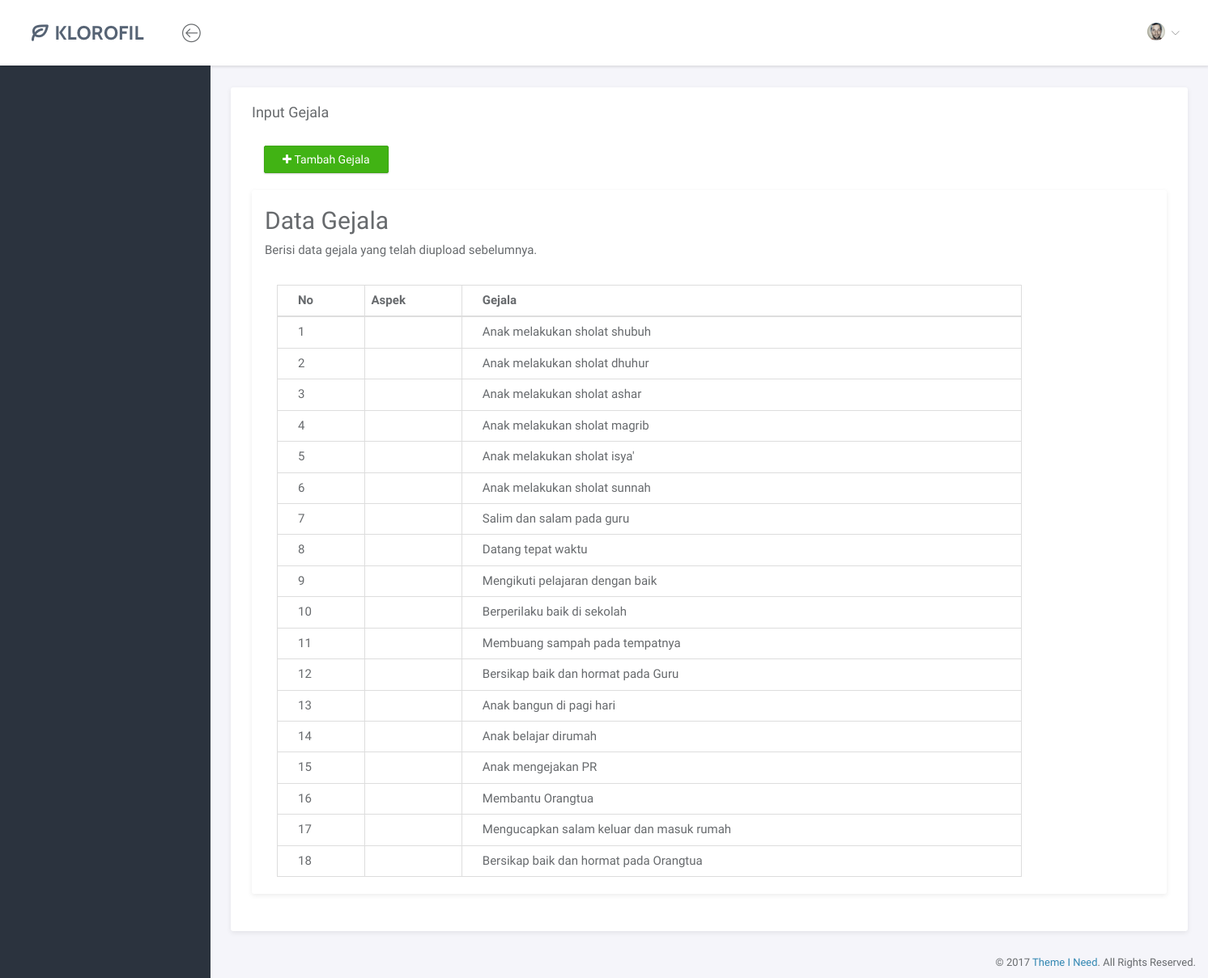
/index.php/gejala, run on the app's committed database.
### tables this page shows
CREATE TABLE `gejala` (
  `id` int(3) NOT NULL,
  `gejala_id` varchar(3) NOT NULL,
  `nama_gejala` varchar(50) NOT NULL
);

### application/controllers/gejala.php (called while the page is built, shortened)
<?php
class Gejala extends CI_Controller {
    public function __construct()
	{
		$this->load->helper("url");
         $this->load->model("M_Admin");
	}
	public function index()
	{
        $data1['status']='gejala';
        $data['gejala'] =$this->M_Admin->getQuery("SELECT *  from gejala")->result();
        $this->load->view('header', $data1);
        $this->load->view('gejala',$data);
        $this->load->view('footer');
	}
}
?>

### index.php (called while the page is built, shortened)
<?php
require_once BASEPATH.'core/CodeIgniter.php';

### application/models/M_Admin.php (called while the page is built, shortened)
<?php
class M_Admin extends CI_Model{
	public function getQuery($q){
    	$query = $this->db->query($q);
    	return $query;
    }
}
?>

### application/views/gejala.php (the view, shortened to what this page needs)
<div class="main">
			<div class="main-content">
				<div class="container-fluid">
					<div class="panel">
				        <div class="panel-heading">
                            <h3 class="panel-title">Input Gejala</h3>
                        </div>
				    <div class="panel-body">
<div class="container">
  <button type="button" class="btn btn-success btn-md" data-toggle="modal" data-target="#modal_gejala"><i class="fa fa-plus"></i>&nbsp;Tambah Gejala</button>
    <br>
    <br>
</div>
<div class="panel">
    <div class="container">
        <h2>Data Gejala</h2>
        <p>Berisi data gejala yang telah diupload sebelumnya.</p>
     <br>
    <div class="col-lg-10">
    <table class="table table-bordered">
    <thead>
      <tr>
        <th>No</th>
        <th>Aspek</th>
        <th>Gejala</th>
      </tr>
    </thead>
    <tbody>
        <?php
       $no = 1;
                foreach($gejala as $gj){
        ?>
      <tr>
        <td><?php echo $no++ ?></td>
        <td><?php echo $gj->aspek; ?></td>
        <td><?php echo $gj->nama_gejala; ?></td>
      </tr>
        <?php } ?>
      </tbody>
  </table>
        </div>
    </div>
    </div>
</div>
</div>

### application/views/header.php (shortened to what this page needs)
<!doctype html>
<html lang="en">
<head>
	<link rel="stylesheet" href="<?php echo base_url('assets/vendor/bootstrap/css/bootstrap.min.css')  ?>">
	<link rel="stylesheet" href="<?php echo base_url('assets/vendor/font-awesome/css/font-awesome.min.css') ?>">
	<link rel="stylesheet" href="<?php echo base_url('assets/vendor/linearicons/style.css') ?>">
	<link rel="stylesheet" href="<?php echo base_url('assets/vendor/chartist/css/chartist-custom.css') ?>">
	<link rel="stylesheet" href="<?php echo base_url('assets/css/main.css') ?>">
	<link rel="stylesheet" href="<?php echo base_url('assets/css/demo.css') ?>">
    <link rel="stylesheet" href="<?php echo base_url ()?>assets/css/dataTables.bootstrap4.min.css">
</head>
<body>
	<div id="wrapper">
		<nav class="navbar navbar-default navbar-fixed-top">
			<div class="brand">
				<a href="index.html"><img src="<?php echo base_url('assets/img/logo-dark.png') ?>" alt="Klorofil Logo" class="img-responsive logo"></a>
			</div>
			<div class="container-fluid">
				<div class="navbar-btn">
					<button type="button" class="btn-toggle-fullwidth"><i class="lnr lnr-arrow-left-circle"></i></button>
				</div>
				<div id="navbar-menu">
					<ul class="nav navbar-nav navbar-right">
						<li class="dropdown">
							<a href="#" class="dropdown-toggle" data-toggle="dropdown"><img src="<?php echo base_url('assets/img/user.png') ?>" class="img-circle" alt="Avatar"> <span><?php echo $this->session->userdata("nama"); ?></span> <i class="icon-submenu lnr lnr-chevron-down"></i></a>
						</li>
						</ul>
				</div>
			</div>
		</nav>
		<div id="sidebar-nav" class="sidebar">
			<div class="sidebar-scroll">
			</div>
		</div>

### application/views/footer.php (shortened to what this page needs)
		<footer>
			<div class="container-fluid">
				<p class="copyright">&copy; 2017 <a href="https://www.themeineed.com" target="_blank">Theme I Need</a>. All Rights Reserved.</p>
			</div>
		</footer>
	</div>
</body>
</html>

### assets/css/main.css (style rules this page uses)
html { position: relative; min-height: 100%; }
body { background-color: #F3F5F8; font-family: "Source Sans Pro", sans-serif; font-size: 15px; color: #676a6d; }
a { color: #3287B2; }
th { font-weight: 600; }
footer { position: absolute; bottom: 0; right: 0; padding-top: 15px; padding-bottom: 10px; }
.copyright { margin-bottom: 0; text-align: right; font-size: 13px; }
#wrapper .sidebar { -webkit-transition: all 0.3s ease-in-out; -moz-transition: all 0.3s ease-in-out; -ms-transition: all 0.3s ease-in-out; -o-transition: all 0.3s ease-in-out; transition: all 0.3s ease-in-out; width: 260px; height: 100%; float: left; background-color: #2B333E; position: fixed; left: 0; }
#wrapper .main { -webkit-transition: all 0.3s ease-in-out; -moz-transition: all 0.3s ease-in-out; -ms-transition: all 0.3s ease-in-out; -o-transition: all 0.3s ease-in-out; transition: all 0.3s ease-in-out; width: calc(100% - 260px); left: 0; position: relative; float: right; background-color: #f5f5fa; }
#wrapper #sidebar-nav, #wrapper .main { padding-top: 80px; }
.main-content { padding: 28px 10px; }
.navbar-default { -webkit-transition: all 0.3s ease-in-out; -moz-transition: all 0.3s ease-in-out; -ms-transition: all 0.3s ease-in-out; -o-transition: all 0.3s ease-in-out; transition: all 0.3s ease-in-out; -moz-box-shadow: 1px 2px 3px rgba(0, 0, 0, 0.1); -webkit-box-shadow: 1px 2px 3px rgba(0, 0, 0, 0.1); box-shadow: 1px 2px 3px rgba(0, 0, 0, 0.1); -webkit-border-radius: 0; -moz-border-radius: 0; border-radius: 0; padding: 0; margin: 0; border: none; background-color: #fff; }
.navbar-default .brand { float: left; padding: 30px 39px; background-color: #fff; }
.navbar-btn { float: left; padding: 16px 0; }
.navbar-btn button { font-size: 24px; padding: 4px 8px; line-height: .7; border: none; background: none; outline: none; }
.navbar-nav > li > a { padding: 28px 20px; }
.navbar-nav > li > a > i { font-size: 22px; margin-right: 2px; vertical-align: middle; }
.navbar-nav > li > a > i.icon-submenu { margin-left: 2px; margin-right: 0; font-size: 10px; position: relative; top: 2px; }
.navbar-nav > li > a img { width: 22px; margin-right: 2px; }
@media screen and (min-width: 768px) { .navbar-nav.navbar-right { margin-right: 0; } }
.sidebar { z-index: 9; }
.btn { -webkit-border-radius: 2px; -moz-border-radius: 2px; border-radius: 2px; -moz-box-shadow: 0px 1px 2px 0 rgba(0, 0, 0, 0.2); -webkit-box-shadow: 0px 1px 2px 0 rgba(0, 0, 0, 0.2); box-shadow: 0px 1px 2px 0 rgba(0, 0, 0, 0.2); padding: 6px 22px; }
.btn-success { background-color: #41B314; border-color: #3ca512; }
.panel { -webkit-border-radius: 3px; -moz-border-radius: 3px; border-radius: 3px; -moz-box-shadow: 0 2px 6px rgba(0, 0, 0, 0.08); -webkit-box-shadow: 0 2px 6px rgba(0, 0, 0, 0.08); box-shadow: 0 2px 6px rgba(0, 0, 0, 0.08); background-color: #fff; margin-bottom: 30px; }
.panel .panel-heading, .panel .panel-body, .panel .panel-footer { padding-left: 25px; padding-right: 25px; }
.panel .panel-heading { padding-top: 20px; padding-bottom: 20px; position: relative; }
.panel .panel-heading .panel-title { margin: 0; font-size: 18px; font-weight: 300; }
.panel .panel-body { padding-top: 10px; padding-bottom: 15px; }
.panel .table > thead > tr > td:first-child, .panel .table > thead > tr > th:first-child, .panel .table > tbody > tr > td:first-child, .panel .table > tbody > tr > th:first-child, .panel .table > tfoot > tr > td:first-child, .panel .table > tfoot > tr > th:first-child { padding-left: 25px; }
.panel .table > thead > tr > td:last-child, .panel .table > thead > tr > th:last-child, .panel .table > tbody > tr > td:last-child, .panel .table > tbody > tr > th:last-child, .panel .table > tfoot > tr > td:last-child, .panel .table > tfoot > tr > th:last-child { padding-left: 25px; }

### data on the page
gejala: nama_gejala "Anak melakukan sholat shubuh"
gejala: nama_gejala "Anak melakukan sholat dhuhur"
gejala: nama_gejala "Anak melakukan sholat ashar"
gejala: nama_gejala "Anak melakukan sholat magrib"
gejala: nama_gejala "Anak melakukan sholat isya'"
gejala: nama_gejala "Anak melakukan sholat sunnah"
gejala: nama_gejala "Salim dan salam pada guru"
gejala: nama_gejala "Datang tepat waktu"
gejala: nama_gejala "Mengikuti pelajaran dengan baik"
gejala: nama_gejala "Berperilaku baik di sekolah"
gejala: nama_gejala "Membuang sampah pada tempatnya"
gejala: nama_gejala "Bersikap baik dan hormat pada Guru"
gejala: nama_gejala "Anak bangun di pagi hari"
gejala: nama_gejala "Anak belajar dirumah"
gejala: nama_gejala "Anak mengejakan PR"
gejala: nama_gejala "Membantu Orangtua"
gejala: nama_gejala "Mengucapkan salam keluar dan masuk rumah"
gejala: nama_gejala "Bersikap baik dan hormat pada Orangtua"
